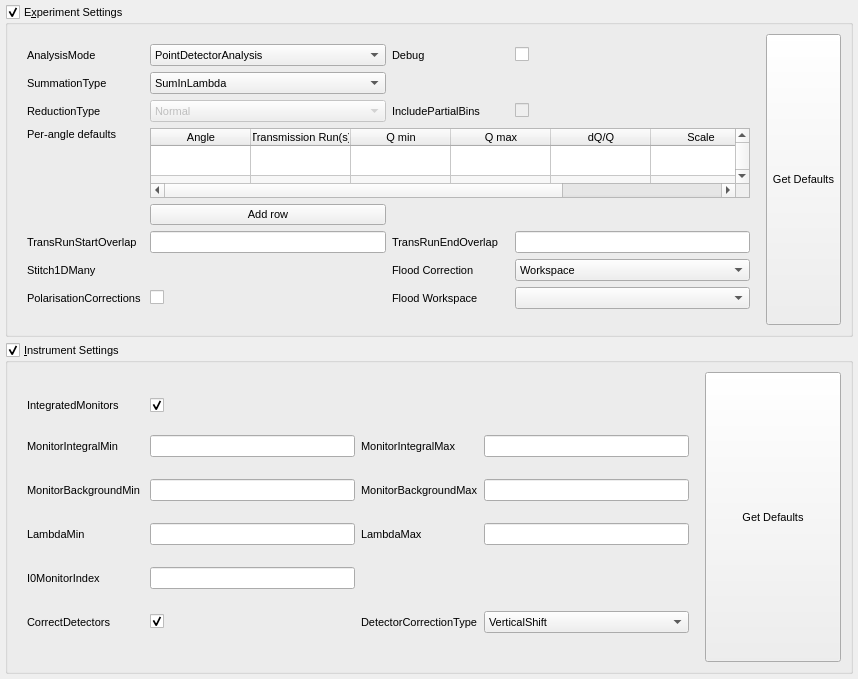
<?xml version="1.0" encoding="UTF-8"?>
<ui version="4.0">
 <class>ReflSettingsWidget</class>
 <widget class="QWidget" name="ReflSettingsWidget">
  <property name="geometry">
   <rect>
    <x>0</x>
    <y>0</y>
    <width>858</width>
    <height>679</height>
   </rect>
  </property>
  <property name="baseSize">
   <size>
    <width>0</width>
    <height>0</height>
   </size>
  </property>
  <property name="font">
   <font>
    <pointsize>8</pointsize>
    <weight>50</weight>
    <bold>false</bold>
   </font>
  </property>
  <property name="windowTitle">
   <string>Settings Tab</string>
  </property>
  <layout class="QVBoxLayout" name="settingsMainLayout" stretch="1,1">
   <property name="margin">
    <number>5</number>
   </property>
   <item>
    <widget class="QGroupBox" name="expSettingsGroup">
     <property name="title">
      <string>E&amp;xperiment Settings</string>
     </property>
     <property name="checkable">
      <bool>true</bool>
     </property>
     <layout class="QHBoxLayout" name="horizontalLayout_2" stretch="10,2">
      <item>
       <layout class="QGridLayout" name="expSettingsLayout0" rowstretch="1,0,0,0,0,0,0,0,0,0" columnstretch="0,0,0,0">
        <property name="margin">
         <number>10</number>
        </property>
        <item row="3" column="1" rowspan="2" colspan="3">
         <widget class="QTableWidget" name="optionsTable">
          <property name="sizePolicy">
           <sizepolicy hsizetype="MinimumExpanding" vsizetype="Expanding">
            <horstretch>0</horstretch>
            <verstretch>0</verstretch>
           </sizepolicy>
          </property>
          <property name="minimumSize">
           <size>
            <width>600</width>
            <height>0</height>
           </size>
          </property>
          <property name="toolTip">
           <string>Specify options based on the run angle. Leave the angle empty to specify defaults for all runs.</string>
          </property>
          <property name="whatsThis">
           <string>This table allows you to specify default values for runs that do not have values specified on the Runs tab. You can specify these on a per-angle basis, where the angle from the Runs table will be looked up in the this table and those options will be used where a match is found. You may also leave the angle blank in this table to specify the default options that should be used for all runs.</string>
          </property>
          <property name="alternatingRowColors">
           <bool>true</bool>
          </property>
          <property name="sortingEnabled">
           <bool>true</bool>
          </property>
          <property name="rowCount">
           <number>3</number>
          </property>
          <property name="columnCount">
           <number>7</number>
          </property>
          <attribute name="horizontalHeaderVisible">
           <bool>true</bool>
          </attribute>
          <attribute name="horizontalHeaderMinimumSectionSize">
           <number>40</number>
          </attribute>
          <attribute name="horizontalHeaderStretchLastSection">
           <bool>true</bool>
          </attribute>
          <attribute name="verticalHeaderVisible">
           <bool>false</bool>
          </attribute>
          <row>
           <property name="text">
            <string>New Row</string>
           </property>
          </row>
          <row>
           <property name="text">
            <string>New Row</string>
           </property>
          </row>
          <row>
           <property name="text">
            <string>New Row</string>
           </property>
          </row>
          <column>
           <property name="text">
            <string>Angle</string>
           </property>
           <property name="toolTip">
            <string/>
           </property>
          </column>
          <column>
           <property name="text">
            <string>Transmission Run(s)</string>
           </property>
          </column>
          <column>
           <property name="text">
            <string>Q min</string>
           </property>
          </column>
          <column>
           <property name="text">
            <string>Q max</string>
           </property>
          </column>
          <column>
           <property name="text">
            <string>dQ/Q</string>
           </property>
          </column>
          <column>
           <property name="text">
            <string>Scale</string>
           </property>
          </column>
          <column>
           <property name="text">
            <string>ProcessingInstructions</string>
           </property>
          </column>
         </widget>
        </item>
        <item row="6" column="2">
         <widget class="QLabel" name="endOverlapLabel">
          <property name="minimumSize">
           <size>
            <width>117</width>
            <height>0</height>
           </size>
          </property>
          <property name="text">
           <string>TransRunEndOverlap</string>
          </property>
         </widget>
        </item>
        <item row="0" column="1">
         <widget class="QComboBox" name="analysisModeComboBox">
          <property name="sizePolicy">
           <sizepolicy hsizetype="MinimumExpanding" vsizetype="Fixed">
            <horstretch>0</horstretch>
            <verstretch>0</verstretch>
           </sizepolicy>
          </property>
          <item>
           <property name="text">
            <string>PointDetectorAnalysis</string>
           </property>
          </item>
          <item>
           <property name="text">
            <string>MultiDetectorAnalysis</string>
           </property>
          </item>
         </widget>
        </item>
        <item row="1" column="0">
         <widget class="QLabel" name="summationTypeLabel">
          <property name="minimumSize">
           <size>
            <width>117</width>
            <height>0</height>
           </size>
          </property>
          <property name="text">
           <string>SummationType</string>
          </property>
         </widget>
        </item>
        <item row="8" column="1">
         <widget class="QCheckBox" name="polCorrCheckBox">
          <item>
           <property name="text">
            <string>None</string>
           </property>
          </item>
         </widget>
        </item>
        <item row="0" column="0">
         <widget class="QLabel" name="analysisModeLabel">
          <property name="text">
           <string>AnalysisMode</string>
          </property>
         </widget>
        </item>
        <item row="5" column="1">
         <widget class="QPushButton" name="addPerAngleOptionsButton">
          <property name="toolTip">
           <string>Add another row to the per-angle options table</string>
          </property>
          <property name="whatsThis">
           <string>Adds another row to the per-angle options table so that additional angles can be added</string>
          </property>
          <property name="text">
           <string>Add row</string>
          </property>
         </widget>
        </item>
        <item row="6" column="1">
         <widget class="QLineEdit" name="startOverlapEdit"/>
        </item>
        <item row="6" column="3">
         <widget class="QLineEdit" name="endOverlapEdit"/>
        </item>
        <item row="3" column="0">
         <widget class="QLabel" name="perAngleTableLabel">
          <property name="text">
           <string>Per-angle defaults</string>
          </property>
          <property name="alignment">
           <set>Qt::AlignLeading|Qt::AlignLeft|Qt::AlignTop</set>
          </property>
         </widget>
        </item>
        <item row="1" column="1">
         <widget class="QComboBox" name="summationTypeComboBox">
          <property name="sizePolicy">
           <sizepolicy hsizetype="Expanding" vsizetype="Fixed">
            <horstretch>0</horstretch>
            <verstretch>0</verstretch>
           </sizepolicy>
          </property>
          <item>
           <property name="text">
            <string>SumInLambda</string>
           </property>
          </item>
          <item>
           <property name="text">
            <string>SumInQ</string>
           </property>
          </item>
         </widget>
        </item>
        <item row="8" column="0">
         <widget class="QLabel" name="polCorrLabel">
          <property name="minimumSize">
           <size>
            <width>117</width>
            <height>0</height>
           </size>
          </property>
          <property name="text">
           <string>PolarisationCorrections</string>
          </property>
         </widget>
        </item>
        <item row="6" column="0">
         <widget class="QLabel" name="startOverlapLabel">
          <property name="text">
           <string>TransRunStartOverlap</string>
          </property>
         </widget>
        </item>
        <item row="9" column="0" colspan="4">
         <widget class="QStackedWidget" name="polCorStackedWidget">
          <property name="currentIndex">
           <number>0</number>
          </property>
         </widget>
        </item>
        <item row="2" column="1">
         <widget class="QComboBox" name="reductionTypeComboBox">
          <property name="enabled">
           <bool>false</bool>
          </property>
          <property name="sizePolicy">
           <sizepolicy hsizetype="Expanding" vsizetype="Fixed">
            <horstretch>0</horstretch>
            <verstretch>0</verstretch>
           </sizepolicy>
          </property>
          <item>
           <property name="text">
            <string>Normal</string>
           </property>
          </item>
          <item>
           <property name="text">
            <string>DivergentBeam</string>
           </property>
          </item>
          <item>
           <property name="text">
            <string>NonFlatSample</string>
           </property>
          </item>
         </widget>
        </item>
        <item row="2" column="2">
         <widget class="QLabel" name="includePartialBinsLabel">
          <property name="text">
           <string>IncludePartialBins</string>
          </property>
         </widget>
        </item>
        <item row="2" column="3">
         <widget class="QCheckBox" name="includePartialBinsCheckBox">
          <property name="enabled">
           <bool>false</bool>
          </property>
          <property name="text">
           <string/>
          </property>
         </widget>
        </item>
        <item row="2" column="0">
         <widget class="QLabel" name="reductionTypeLabel">
          <property name="minimumSize">
           <size>
            <width>117</width>
            <height>0</height>
           </size>
          </property>
          <property name="text">
           <string>ReductionType</string>
          </property>
         </widget>
        </item>
        <item row="7" column="0">
         <widget class="QLabel" name="stitchLabel">
          <property name="text">
           <string>Stitch1DMany</string>
          </property>
         </widget>
        </item>
        <item row="0" column="2">
         <widget class="QLabel" name="debugLabel">
          <property name="text">
           <string>Debug</string>
          </property>
         </widget>
        </item>
        <item row="0" column="3">
         <widget class="QCheckBox" name="debugCheckBox">
          <property name="text">
           <string/>
          </property>
         </widget>
        </item>
        <item row="7" column="2">
         <widget class="QLabel" name="label">
          <property name="text">
           <string>Flood Correction</string>
          </property>
         </widget>
        </item>
        <item row="8" column="2">
         <widget class="QLabel" name="floodWorkspaceWsSelectorLabel">
          <property name="text">
           <string>Flood Workspace</string>
          </property>
         </widget>
        </item>
        <item row="7" column="3">
         <widget class="QComboBox" name="floodCorComboBox">
          <item>
           <property name="text">
            <string>Workspace</string>
           </property>
          </item>
         </widget>
        </item>
        <item row="8" column="3">
         <widget class="MantidQt::MantidWidgets::WorkspaceSelector" name="floodWorkspaceWsSelector"/>
        </item>
       </layout>
      </item>
      <item>
       <widget class="QPushButton" name="getExpDefaultsButton">
        <property name="sizePolicy">
         <sizepolicy hsizetype="Preferred" vsizetype="Expanding">
          <horstretch>0</horstretch>
          <verstretch>0</verstretch>
         </sizepolicy>
        </property>
        <property name="minimumSize">
         <size>
          <width>71</width>
          <height>32</height>
         </size>
        </property>
        <property name="text">
         <string>Get Defaults</string>
        </property>
        <property name="fixedWidth" stdset="0">
         <number>70</number>
        </property>
        <property name="fixedHeight" stdset="0">
         <number>100</number>
        </property>
        <layout class="QHBoxLayout" name="getExpDefaultsButtonLayout"/>
       </widget>
      </item>
     </layout>
    </widget>
   </item>
   <item>
    <widget class="QGroupBox" name="instSettingsGroup">
     <property name="title">
      <string>&amp;Instrument Settings</string>
     </property>
     <property name="checkable">
      <bool>true</bool>
     </property>
     <layout class="QHBoxLayout" name="horizontalLayout" stretch="10,2">
      <item>
       <layout class="QGridLayout" name="instSettingsLayout0" rowstretch="1,1,1,1,1,1" columnstretch="0,1,0,1">
        <property name="margin">
         <number>10</number>
        </property>
        <item row="5" column="0">
         <widget class="QLabel" name="correctDetectorsLabel">
          <property name="minimumSize">
           <size>
            <width>117</width>
            <height>0</height>
           </size>
          </property>
          <property name="text">
           <string>CorrectDetectors</string>
          </property>
         </widget>
        </item>
        <item row="5" column="3">
         <widget class="QComboBox" name="detectorCorrectionTypeComboBox">
          <property name="sizePolicy">
           <sizepolicy hsizetype="Expanding" vsizetype="Fixed">
            <horstretch>0</horstretch>
            <verstretch>0</verstretch>
           </sizepolicy>
          </property>
          <item>
           <property name="text">
            <string>VerticalShift</string>
           </property>
          </item>
          <item>
           <property name="text">
            <string>RotateAroundSample</string>
           </property>
          </item>
         </widget>
        </item>
        <item row="3" column="0">
         <widget class="QLabel" name="lamMinLabel">
          <property name="minimumSize">
           <size>
            <width>117</width>
            <height>0</height>
           </size>
          </property>
          <property name="text">
           <string>LambdaMin</string>
          </property>
         </widget>
        </item>
        <item row="1" column="0">
         <widget class="QLabel" name="monIntMinLabel">
          <property name="sizePolicy">
           <sizepolicy hsizetype="MinimumExpanding" vsizetype="Preferred">
            <horstretch>0</horstretch>
            <verstretch>0</verstretch>
           </sizepolicy>
          </property>
          <property name="minimumSize">
           <size>
            <width>117</width>
            <height>0</height>
           </size>
          </property>
          <property name="text">
           <string>MonitorIntegralMin</string>
          </property>
         </widget>
        </item>
        <item row="4" column="1">
         <widget class="QLineEdit" name="I0MonIndexEdit">
          <property name="sizePolicy">
           <sizepolicy hsizetype="MinimumExpanding" vsizetype="Fixed">
            <horstretch>0</horstretch>
            <verstretch>0</verstretch>
           </sizepolicy>
          </property>
          <property name="minimumSize">
           <size>
            <width>154</width>
            <height>0</height>
           </size>
          </property>
         </widget>
        </item>
        <item row="3" column="1">
         <widget class="QLineEdit" name="lamMinEdit">
          <property name="sizePolicy">
           <sizepolicy hsizetype="MinimumExpanding" vsizetype="Fixed">
            <horstretch>0</horstretch>
            <verstretch>0</verstretch>
           </sizepolicy>
          </property>
          <property name="minimumSize">
           <size>
            <width>154</width>
            <height>0</height>
           </size>
          </property>
         </widget>
        </item>
        <item row="4" column="0">
         <widget class="QLabel" name="I0MonIndexLabel">
          <property name="minimumSize">
           <size>
            <width>117</width>
            <height>0</height>
           </size>
          </property>
          <property name="text">
           <string>I0MonitorIndex</string>
          </property>
         </widget>
        </item>
        <item row="2" column="3">
         <widget class="QLineEdit" name="monBgMaxEdit"/>
        </item>
        <item row="3" column="2">
         <widget class="QLabel" name="lamMaxLabel">
          <property name="minimumSize">
           <size>
            <width>117</width>
            <height>0</height>
           </size>
          </property>
          <property name="text">
           <string>LambdaMax</string>
          </property>
         </widget>
        </item>
        <item row="2" column="2">
         <widget class="QLabel" name="monBgMaxLabel">
          <property name="minimumSize">
           <size>
            <width>117</width>
            <height>0</height>
           </size>
          </property>
          <property name="text">
           <string>MonitorBackgroundMax</string>
          </property>
         </widget>
        </item>
        <item row="3" column="3">
         <widget class="QLineEdit" name="lamMaxEdit"/>
        </item>
        <item row="0" column="1">
         <widget class="QCheckBox" name="intMonCheckBox">
          <property name="checked">
           <bool>true</bool>
          </property>
         </widget>
        </item>
        <item row="2" column="0">
         <widget class="QLabel" name="monBgMinLabel">
          <property name="minimumSize">
           <size>
            <width>117</width>
            <height>0</height>
           </size>
          </property>
          <property name="text">
           <string>MonitorBackgroundMin</string>
          </property>
         </widget>
        </item>
        <item row="2" column="1">
         <widget class="QLineEdit" name="monBgMinEdit">
          <property name="sizePolicy">
           <sizepolicy hsizetype="MinimumExpanding" vsizetype="Fixed">
            <horstretch>0</horstretch>
            <verstretch>0</verstretch>
           </sizepolicy>
          </property>
          <property name="minimumSize">
           <size>
            <width>145</width>
            <height>0</height>
           </size>
          </property>
         </widget>
        </item>
        <item row="1" column="2">
         <widget class="QLabel" name="monIntMaxLabel">
          <property name="minimumSize">
           <size>
            <width>117</width>
            <height>0</height>
           </size>
          </property>
          <property name="text">
           <string>MonitorIntegralMax</string>
          </property>
         </widget>
        </item>
        <item row="1" column="1">
         <widget class="QLineEdit" name="monIntMinEdit">
          <property name="sizePolicy">
           <sizepolicy hsizetype="MinimumExpanding" vsizetype="Fixed">
            <horstretch>0</horstretch>
            <verstretch>0</verstretch>
           </sizepolicy>
          </property>
          <property name="minimumSize">
           <size>
            <width>154</width>
            <height>0</height>
           </size>
          </property>
         </widget>
        </item>
        <item row="0" column="0">
         <widget class="QLabel" name="intMonCheckLabel">
          <property name="sizePolicy">
           <sizepolicy hsizetype="Preferred" vsizetype="Preferred">
            <horstretch>0</horstretch>
            <verstretch>0</verstretch>
           </sizepolicy>
          </property>
          <property name="minimumSize">
           <size>
            <width>117</width>
            <height>0</height>
           </size>
          </property>
          <property name="text">
           <string>IntegratedMonitors</string>
          </property>
         </widget>
        </item>
        <item row="1" column="3">
         <widget class="QLineEdit" name="monIntMaxEdit">
          <property name="sizePolicy">
           <sizepolicy hsizetype="Expanding" vsizetype="Fixed">
            <horstretch>0</horstretch>
            <verstretch>0</verstretch>
           </sizepolicy>
          </property>
         </widget>
        </item>
        <item row="5" column="1">
         <widget class="QCheckBox" name="correctDetectorsCheckBox">
          <property name="text">
           <string/>
          </property>
          <property name="checked">
           <bool>true</bool>
          </property>
         </widget>
        </item>
        <item row="5" column="2">
         <widget class="QLabel" name="detectorCorrectionTypeLabel">
          <property name="minimumSize">
           <size>
            <width>117</width>
            <height>0</height>
           </size>
          </property>
          <property name="text">
           <string>DetectorCorrectionType</string>
          </property>
         </widget>
        </item>
       </layout>
      </item>
      <item>
       <widget class="QPushButton" name="getInstDefaultsButton">
        <property name="sizePolicy">
         <sizepolicy hsizetype="Preferred" vsizetype="Expanding">
          <horstretch>0</horstretch>
          <verstretch>0</verstretch>
         </sizepolicy>
        </property>
        <property name="minimumSize">
         <size>
          <width>71</width>
          <height>32</height>
         </size>
        </property>
        <property name="text">
         <string>Get Defaults</string>
        </property>
        <property name="fixedWidth" stdset="0">
         <number>70</number>
        </property>
        <property name="fixedHeight" stdset="0">
         <number>100</number>
        </property>
        <layout class="QHBoxLayout" name="getInstDefaultsButtonLayout"/>
       </widget>
      </item>
     </layout>
    </widget>
   </item>
  </layout>
 </widget>
 <customwidgets>
  <customwidget>
   <class>MantidQt::MantidWidgets::WorkspaceSelector</class>
   <extends>QComboBox</extends>
   <header>MantidQtWidgets/Common/WorkspaceSelector.h</header>
  </customwidget>
 </customwidgets>
 <resources/>
 <connections/>
</ui>
